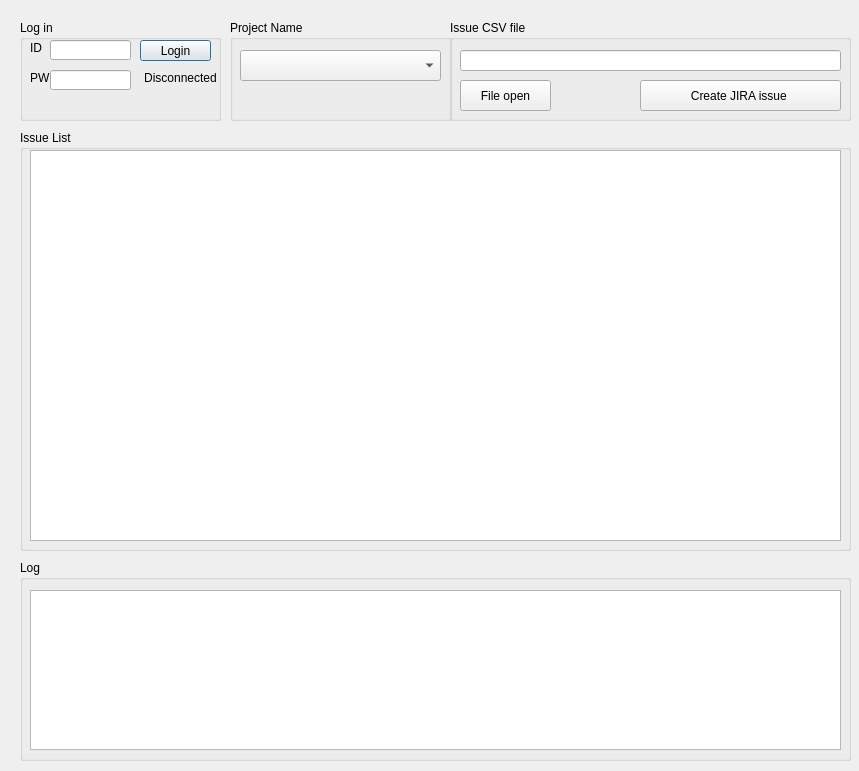
<?xml version="1.0" encoding="UTF-8"?>
<ui version="4.0">
 <class>Dialog</class>
 <widget class="QDialog" name="Dialog">
  <property name="geometry">
   <rect>
    <x>0</x>
    <y>0</y>
    <width>859</width>
    <height>771</height>
   </rect>
  </property>
  <property name="windowTitle">
   <string>JIRA issue Creator</string>
  </property>
  <widget class="QGroupBox" name="groupBox">
   <property name="geometry">
    <rect>
     <x>230</x>
     <y>20</y>
     <width>221</width>
     <height>101</height>
    </rect>
   </property>
   <property name="title">
    <string>Project Name</string>
   </property>
   <widget class="QComboBox" name="combo_project">
    <property name="geometry">
     <rect>
      <x>10</x>
      <y>30</y>
      <width>201</width>
      <height>31</height>
     </rect>
    </property>
   </widget>
  </widget>
  <widget class="QGroupBox" name="groupBox_3">
   <property name="geometry">
    <rect>
     <x>20</x>
     <y>560</y>
     <width>831</width>
     <height>201</height>
    </rect>
   </property>
   <property name="title">
    <string>Log</string>
   </property>
   <widget class="QTextBrowser" name="tb_log">
    <property name="geometry">
     <rect>
      <x>10</x>
      <y>30</y>
      <width>811</width>
      <height>160</height>
     </rect>
    </property>
   </widget>
  </widget>
  <widget class="QGroupBox" name="groupBox_6">
   <property name="geometry">
    <rect>
     <x>450</x>
     <y>20</y>
     <width>401</width>
     <height>101</height>
    </rect>
   </property>
   <property name="title">
    <string>Issue CSV file</string>
   </property>
   <widget class="QPushButton" name="btn_open">
    <property name="enabled">
     <bool>true</bool>
    </property>
    <property name="geometry">
     <rect>
      <x>10</x>
      <y>60</y>
      <width>91</width>
      <height>31</height>
     </rect>
    </property>
    <property name="text">
     <string>File open</string>
    </property>
    <property name="autoDefault">
     <bool>false</bool>
    </property>
   </widget>
   <widget class="QLineEdit" name="line_edit_csv">
    <property name="geometry">
     <rect>
      <x>10</x>
      <y>30</y>
      <width>381</width>
      <height>21</height>
     </rect>
    </property>
   </widget>
   <widget class="QPushButton" name="btn_create_jira_issue">
    <property name="geometry">
     <rect>
      <x>190</x>
      <y>60</y>
      <width>201</width>
      <height>31</height>
     </rect>
    </property>
    <property name="text">
     <string>Create JIRA issue </string>
    </property>
    <property name="autoDefault">
     <bool>false</bool>
    </property>
   </widget>
  </widget>
  <widget class="QGroupBox" name="groupBox_2">
   <property name="geometry">
    <rect>
     <x>20</x>
     <y>20</y>
     <width>201</width>
     <height>101</height>
    </rect>
   </property>
   <property name="title">
    <string>Log in</string>
   </property>
   <widget class="QLabel" name="label">
    <property name="geometry">
     <rect>
      <x>10</x>
      <y>20</y>
      <width>21</width>
      <height>16</height>
     </rect>
    </property>
    <property name="text">
     <string>ID</string>
    </property>
   </widget>
   <widget class="QLabel" name="label_2">
    <property name="geometry">
     <rect>
      <x>10</x>
      <y>50</y>
      <width>21</width>
      <height>16</height>
     </rect>
    </property>
    <property name="text">
     <string>PW</string>
    </property>
   </widget>
   <widget class="QPushButton" name="btn_login">
    <property name="enabled">
     <bool>true</bool>
    </property>
    <property name="geometry">
     <rect>
      <x>120</x>
      <y>20</y>
      <width>71</width>
      <height>21</height>
     </rect>
    </property>
    <property name="text">
     <string>Login</string>
    </property>
   </widget>
   <widget class="QLineEdit" name="line_edit_id">
    <property name="geometry">
     <rect>
      <x>30</x>
      <y>20</y>
      <width>81</width>
      <height>20</height>
     </rect>
    </property>
   </widget>
   <widget class="QLineEdit" name="line_edit_pw">
    <property name="geometry">
     <rect>
      <x>30</x>
      <y>50</y>
      <width>81</width>
      <height>20</height>
     </rect>
    </property>
    <property name="echoMode">
     <enum>QLineEdit::Password</enum>
    </property>
   </widget>
   <widget class="QLabel" name="label_status">
    <property name="geometry">
     <rect>
      <x>120</x>
      <y>50</y>
      <width>81</width>
      <height>16</height>
     </rect>
    </property>
    <property name="layoutDirection">
     <enum>Qt::LeftToRight</enum>
    </property>
    <property name="text">
     <string>Disconnected</string>
    </property>
    <property name="alignment">
     <set>Qt::AlignCenter</set>
    </property>
   </widget>
  </widget>
  <widget class="QGroupBox" name="groupBox_4">
   <property name="geometry">
    <rect>
     <x>20</x>
     <y>130</y>
     <width>831</width>
     <height>421</height>
    </rect>
   </property>
   <property name="title">
    <string>Issue List</string>
   </property>
   <widget class="QTableWidget" name="tableWidget">
    <property name="geometry">
     <rect>
      <x>10</x>
      <y>20</y>
      <width>811</width>
      <height>391</height>
     </rect>
    </property>
   </widget>
  </widget>
 </widget>
 <resources/>
 <connections/>
</ui>
